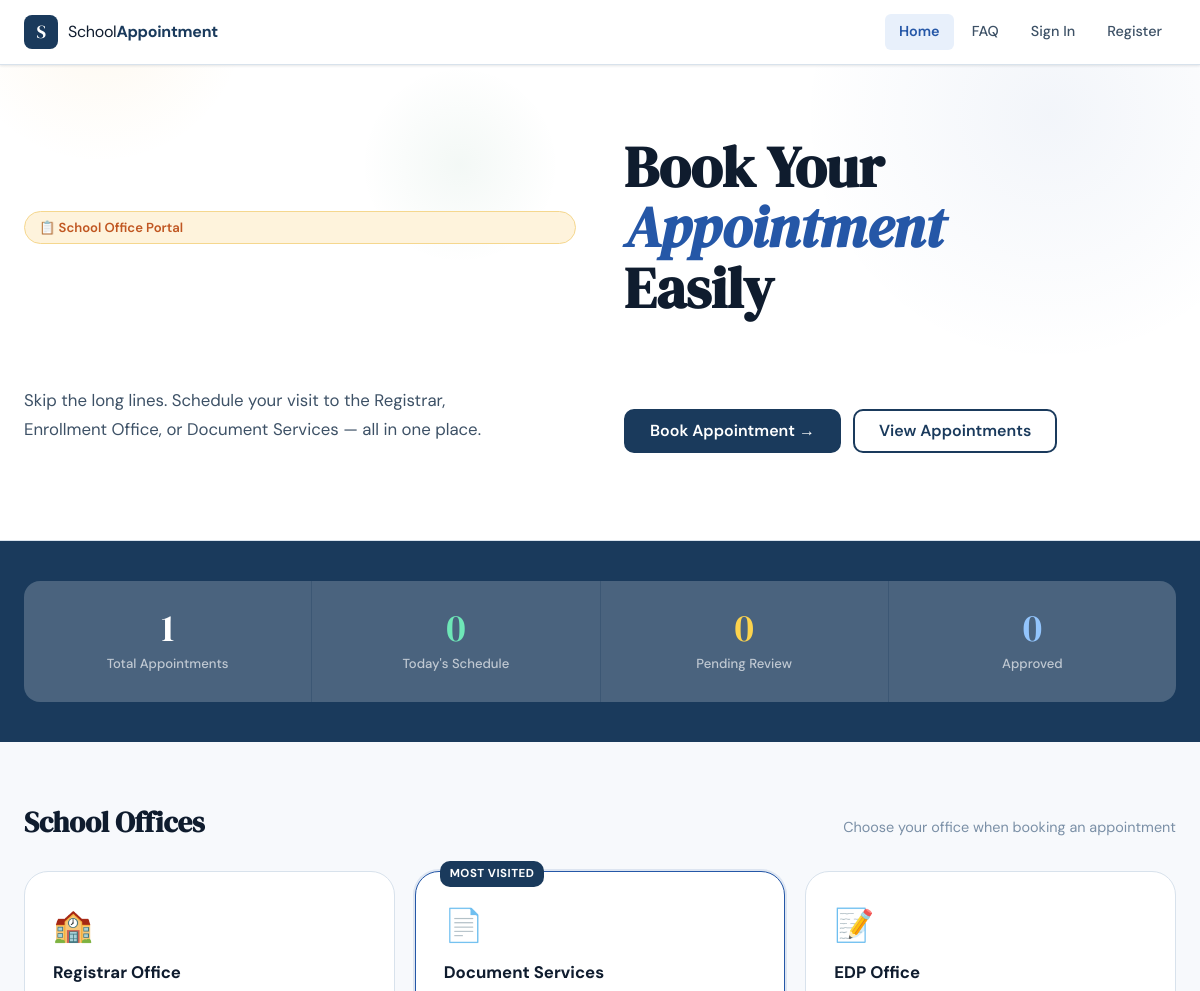
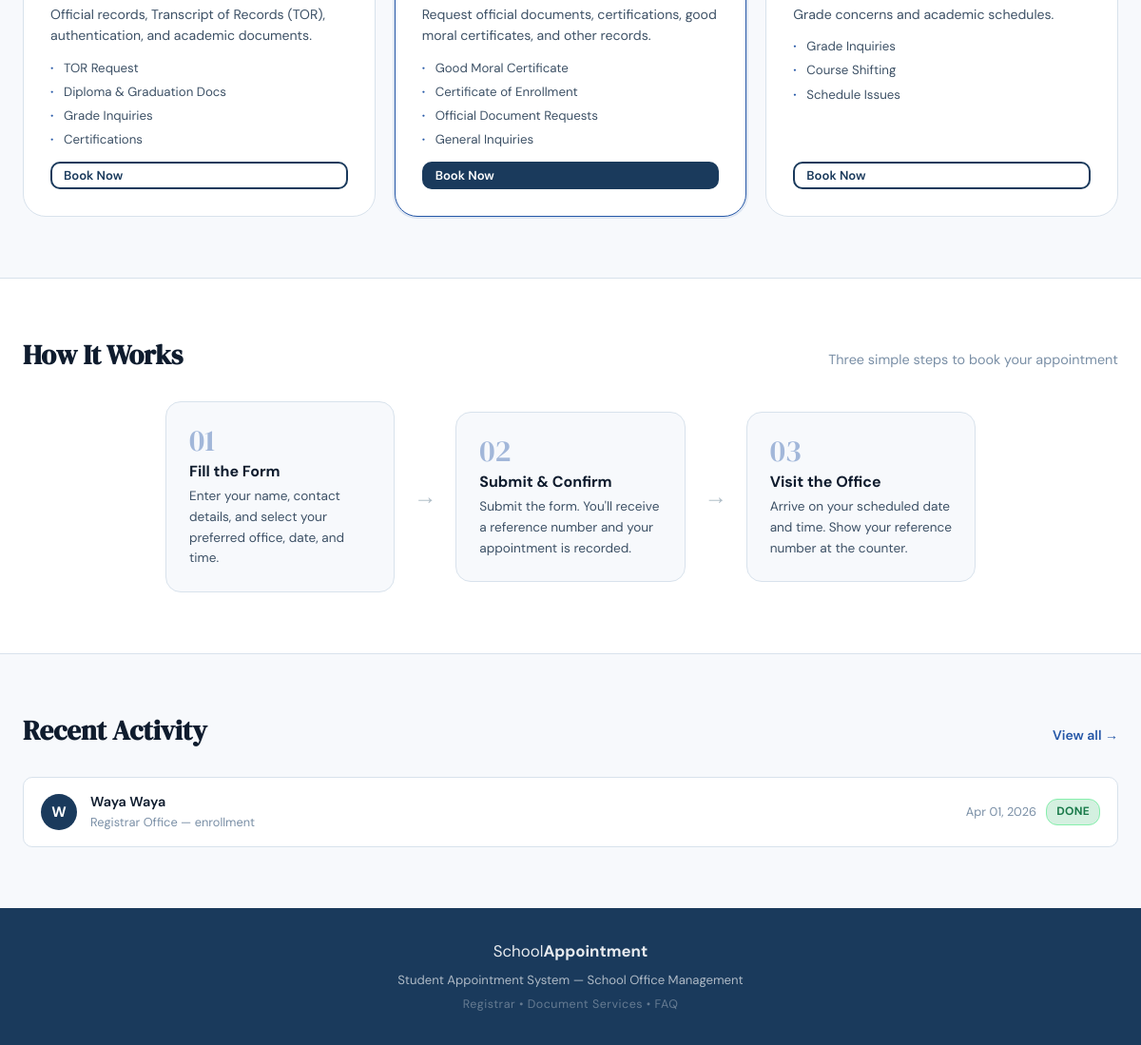
The page / on the database its author committed (2 pictures, top to bottom).
### appointments/models.py (models this page shows, shortened)
class Appointment(models.Model):
    STATUS_CHOICES = [
        ('pending', 'Pending'),
        ('approved', 'Approved'),
        ('done', 'Done'),
        ('cancelled', 'Cancelled'),
    ]
    PURPOSE_CHOICES = [
        ('tor_request', 'Transcript of Records (TOR) Request'),
        ('document_request', 'Document Request'),
        ('certification', 'Certification / Certificate of Enrollment'),
        ('good_moral', 'Good Moral Certificate'),
        ('diploma_request', 'Diploma / Graduation Documents'),
        ('grade_inquiry', 'Grade / Academic Inquiry'),
        ('other', 'Other Concern'),
    ]
    OFFICE_CHOICES = [
        ('registrar', 'Registrar Office'),
        ('document', 'Document Services'),
    ]
    student_name = models.CharField(max_length=150, verbose_name="Full Name")
    student_id = models.CharField(
        max_length=50, blank=True, null=True,
        verbose_name="Student ID / Reference No."
    )
    email = models.EmailField(verbose_name="Email Address")
    contact = models.CharField(max_length=20, verbose_name="Contact Number")
    office = models.CharField(
        max_length=50, choices=OFFICE_CHOICES,
        default='registrar', verbose_name="School Office"
    )
    date = models.DateField(verbose_name="Appointment Date")
    time = models.TimeField(verbose_name="Appointment Time")
    purpose = models.CharField(
        max_length=50, choices=PURPOSE_CHOICES,
        verbose_name="Purpose / Concern"
    )
    notes = models.TextField(
        blank=True, null=True,
        verbose_name="Additional Notes"
    )
    status = models.CharField(
        max_length=20, choices=STATUS_CHOICES,
        default='pending', verbose_name="Status"
    )
    created_at = models.DateTimeField(auto_now_add=True)
    updated_at = models.DateTimeField(auto_now=True)
    class Meta:
        ordering = ['-date', '-time']
        verbose_name = "Appointment"
        verbose_name_plural = "Appointments"
    def get_status_badge_class(self):
        classes = {
            'pending': 'badge-pending',
            'approved': 'badge-approved',
            'done': 'badge-done',
            'cancelled': 'badge-cancelled',
        }
        return classes.get(self.status, 'badge-pending')

### appointments/views.py (the view)
# urls.py: path('', views.home, name='home'),
def home(request):
    today = datetime.date.today()
    total = Appointment.objects.count()
    today_count = Appointment.objects.filter(date=today).count()
    pending_count = Appointment.objects.filter(status='pending').count()
    approved_count = Appointment.objects.filter(status='approved').count()
    recent = Appointment.objects.order_by('-created_at')[:5]
    context = {
        'total': total,
        'today_count': today_count,
        'pending_count': pending_count,
        'approved_count': approved_count,
        'recent': recent,
    }
    return render(request, 'appointments/home.html', context)

### appointments/templates/appointments/home.html (shortened to what this page needs)
{% extends 'appointments/base.html' %}
{% block content %}
  {% load static %}
  <section class="hero">
    <div class="hero-bg-circles">
      <div class="circle c1"></div>
      <div class="circle c2"></div>
      <div class="circle c3"></div>
    </div>
    <div class="hero-content">
      <div class="hero-badge">📋 School Office Portal</div>
      <h1 class="hero-title">
        Book Your<br />
        <em>Appointment</em><br />
        Easily
      </h1>
      <p class="hero-subtitle">Skip the long lines. Schedule your visit to the Registrar, Enrollment Office, or Document Services — all in one place.</p>
      {% if not user.profile.role in 'staff,admin' %}
        <div class="hero-actions">
          <a href="{% if user.is_authenticated and user.profile.role == 'student' %}
              {% url 'book_appointment' %}
            {% else %}
              {% url 'login' %}
            {% endif %}"
            class="btn btn-primary btn-lg">
            Book Appointment →
          </a>
          <a href="{% if user.is_authenticated and user.profile.role == 'student' %}
              {% url 'appointments_list' %}
            {% else %}
              {% url 'login' %}
            {% endif %}"
            class="btn btn-outline btn-lg">
            View Appointments
          </a>
        </div>
      {% endif %}
    </div>
  </section>
    <section class="stats-section">
      <div class="stats-grid">
        <div class="stat-card">
          <span class="stat-number">{{ total }}</span>
          <span class="stat-label">Total Appointments</span>
        </div>
        <div class="stat-card accent-green">
          <span class="stat-number">{{ today_count }}</span>
          <span class="stat-label">Today's Schedule</span>
        </div>
        <div class="stat-card accent-orange">
          <span class="stat-number">{{ pending_count }}</span>
          <span class="stat-label">Pending Review</span>
        </div>
        <div class="stat-card accent-blue">
          <span class="stat-number">{{ approved_count }}</span>
          <span class="stat-label">Approved</span>
        </div>
      </div>
    </section>
  <section class="offices-section">
    <div class="section-header">
      <h2 class="section-title">School Offices</h2>
      <p class="section-sub">Choose your office when booking an appointment</p>
    </div>
    <div class="offices-grid">
      <div class="office-card">
        <div class="office-icon">🏫</div>
        <h3 class="office-name">Registrar Office</h3>
        <p class="office-desc">Official records, Transcript of Records (TOR), authentication, and academic documents.</p>
        <ul class="office-services">
          <li>TOR Request</li>
          <li>Diploma & Graduation Docs</li>
          <li>Grade Inquiries</li>
          <li>Certifications</li>
        </ul>
        {% if not user.profile.role in 'staff,admin' %}
          <a href="{% if user.is_authenticated and user.profile.role == 'student' %}
              {% url 'book_appointment' %}
            {% else %}
              {% url 'login' %}
            {% endif %}"
            class="btn btn-sm btn-outline">
            Book Now
          </a>
        {% endif %}
      </div>
      <div class="office-card featured">
        <div class="office-badge">Most Visited</div>
        <div class="office-icon">📄</div>
        <h3 class="office-name">Document Services</h3>
        <p class="office-desc">Request official documents, certifications, good moral certificates, and other records.</p>
        <ul class="office-services">
          <li>Good Moral Certificate</li>
          <li>Certificate of Enrollment</li>
          <li>Official Document Requests</li>
          <li>General Inquiries</li>
        </ul>
        {% if not user.profile.role in 'staff,admin' %}
          <a href="{% if user.is_authenticated and user.profile.role == 'student' %}
              {% url 'book_appointment' %}
            {% else %}
              {% url 'login' %}
            {% endif %}"
            class="btn btn-sm btn-primary">
            Book Now
          </a>
        {% endif %}
      </div>
      <div class="office-card">
        <div class="office-icon">📝</div>
        <h3 class="office-name">EDP Office</h3>
        <p class="office-desc">Grade concerns and academic schedules.</p>
        <ul class="office-services">
          <li>Grade Inquiries</li>
          <li>Course Shifting</li>
          <li>Schedule Issues</li>
        </ul>
        {% if not user.profile.role in 'staff,admin' %}
          <a href="{% if user.is_authenticated and user.profile.role == 'student' %}
              {% url 'book_appointment' %}
            {% else %}
              {% url 'login' %}
            {% endif %}"
            class="btn btn-sm btn-outline">
            Book Now
          </a>
        {% endif %}
      </div>
    </div>
  </section>
  <section class="how-section">
    <div class="section-header">
      <h2 class="section-title">How It Works</h2>
      <p class="section-sub">Three simple steps to book your appointment</p>
    </div>
    <div class="steps-grid">
      <div class="step-card">
        <div class="step-num">01</div>
        <h4>Fill the Form</h4>
        <p>Enter your name, contact details, and select your preferred office, date, and time.</p>
      </div>
      <div class="step-connector">→</div>
      <div class="step-card">
        <div class="step-num">02</div>
        <h4>Submit & Confirm</h4>
        <p>Submit the form. You'll receive a reference number and your appointment is recorded.</p>
      </div>
      <div class="step-connector">→</div>
      <div class="step-card">
        <div class="step-num">03</div>
        <h4>Visit the Office</h4>
        <p>Arrive on your scheduled date and time. Show your reference number at the counter.</p>
      </div>
    </div>
  </section>
  {% if recent %}
    <section class="recent-section">
      <div class="section-header">
        <h2 class="section-title">Recent Activity</h2>
        <a href="{% url 'appointments_list' %}" class="view-all-link">View all →</a>
      </div>
      <div class="recent-list">
        {% for appt in recent %}
          <div class="recent-item">
            <div class="recent-avatar">{{ appt.student_name|first|upper }}</div>
            <div class="recent-info">
              <span class="recent-name">{{ appt.student_name }}</span>
              <span class="recent-detail">{{ appt.get_office_display }} &mdash; {{ appt.get_purpose_display }}</span>
            </div>
            <div class="recent-meta">
              <span class="recent-date">{{ appt.date|date:'M d, Y' }}</span>
              <span class="badge {{ appt.get_status_badge_class }}">{{ appt.get_status_display }}</span>
            </div>
          </div>
        {% endfor %}
      </div>
    </section>
  {% endif %}
{% endblock %}

### rows shown on the page
Appointment: student_name|first "W", student_name "Waya Waya", office "Registrar Office", purpose "enrollment", date "Apr 01, 2026", status "DONE"

### other values the page prints
{{ total }} "1"
{{ today_count }} "0"
{{ pending_count }} "0"
{{ approved_count }} "0"
